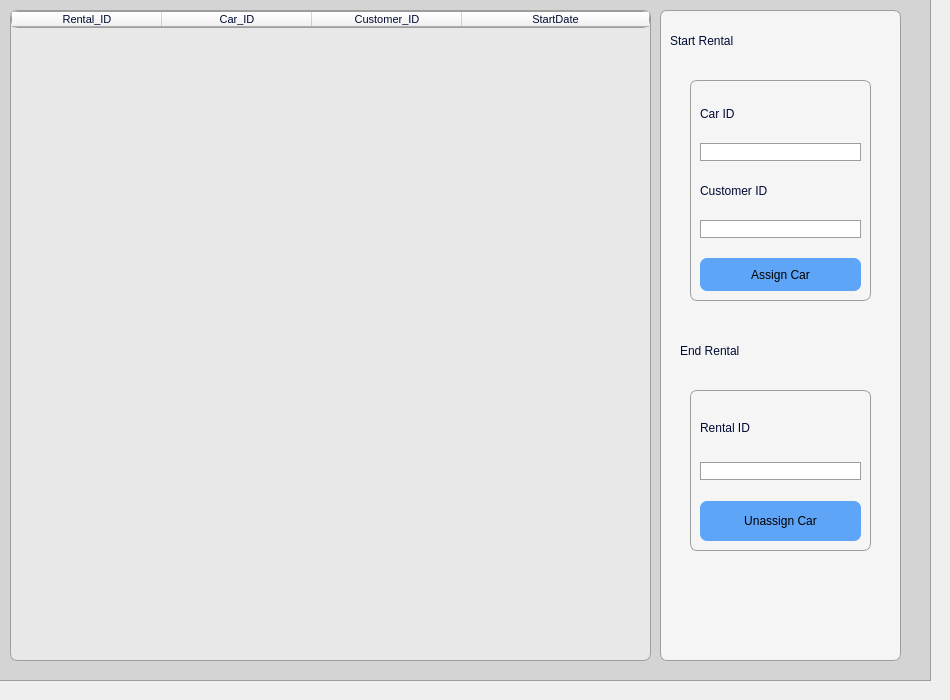
     <widget class="QWidget" name="rentals_page">
      <property name="styleSheet">
       <string notr="true">QFrame{
font: 600 10pt &quot;Segoe UI Semibold&quot;;
color: rgb(0, 10, 52);
 border: 1px solid rgb(157, 157, 157) ; /* Dark green border */
}
QStackedWidget{
 border: 0px solid rgb(157, 157, 157) ; /* Dark green border */

}

QLabel{
color: rgb(0, 10, 52);
 border: 0px solid rgb(157, 157, 157) ; /* Dark green border */
}
QLineEdit{
	background-color: rgb(255, 255, 255);
border-radius:10px;
color: rgb(0, 10, 52);
 border: 1px solid rgb(157, 157, 157) ; /* Dark green border */

}</string>
      </property>
      <widget class="QFrame" name="frame_15">
       <property name="geometry">
        <rect>
         <x>-10</x>
         <y>-10</y>
         <width>941</width>
         <height>691</height>
        </rect>
       </property>
       <property name="styleSheet">
        <string notr="true">background-color: rgb(212, 212, 212);</string>
       </property>
       <property name="frameShape">
        <enum>QFrame::StyledPanel</enum>
       </property>
       <property name="frameShadow">
        <enum>QFrame::Raised</enum>
       </property>
       <widget class="QTableWidget" name="rentalTable">
        <property name="geometry">
         <rect>
          <x>20</x>
          <y>20</y>
          <width>641</width>
          <height>651</height>
         </rect>
        </property>
        <property name="sizePolicy">
         <sizepolicy hsizetype="Expanding" vsizetype="Expanding">
          <horstretch>0</horstretch>
          <verstretch>0</verstretch>
         </sizepolicy>
        </property>
        <property name="font">
         <font>
          <family>Segoe UI</family>
          <pointsize>9</pointsize>
          <italic>false</italic>
          <bold>false</bold>
         </font>
        </property>
        <property name="cursor" stdset="0">
         <cursorShape>IBeamCursor</cursorShape>
        </property>
        <property name="autoFillBackground">
         <bool>false</bool>
        </property>
        <property name="styleSheet">
         <string notr="true">QWidget {
	background-color: rgb(245, 245, 245);
	border-radius: 7px;
color: rgb(0, 10, 52);
 }

QTableWidget{
	background-color: rgb(232, 232, 232);
	font: 9pt &quot;Segoe UI&quot;;

	color: rgb(0, 10, 52);

}

QTabWidget::tab-bar {
color: rgb(0, 10, 52);
 }

 QTabBar::tab {
  background: gray;
color: rgb(0, 10, 52);
  padding: 10px;
 }

 QTabBar::tab:selected {
  background: lightgray;
color: rgb(0, 10, 52);
 }</string>
        </property>
        <property name="sizeAdjustPolicy">
         <enum>QAbstractScrollArea::AdjustIgnored</enum>
        </property>
        <property name="editTriggers">
         <set>QAbstractItemView::NoEditTriggers</set>
        </property>
        <property name="showGrid">
         <bool>true</bool>
        </property>
        <property name="sortingEnabled">
         <bool>false</bool>
        </property>
        <attribute name="horizontalHeaderCascadingSectionResizes">
         <bool>false</bool>
        </attribute>
        <attribute name="horizontalHeaderDefaultSectionSize">
         <number>150</number>
        </attribute>
        <attribute name="horizontalHeaderShowSortIndicator" stdset="0">
         <bool>false</bool>
        </attribute>
        <attribute name="horizontalHeaderStretchLastSection">
         <bool>true</bool>
        </attribute>
        <column>
         <property name="text">
          <string>Rental_ID</string>
         </property>
         <property name="font">
          <font>
           <pointsize>8</pointsize>
          </font>
         </property>
        </column>
        <column>
         <property name="text">
          <string>Car_ID</string>
         </property>
         <property name="font">
          <font>
           <pointsize>8</pointsize>
          </font>
         </property>
        </column>
        <column>
         <property name="text">
          <string>Customer_ID</string>
         </property>
         <property name="font">
          <font>
           <pointsize>8</pointsize>
          </font>
         </property>
        </column>
        <column>
         <property name="text">
          <string>StartDate</string>
         </property>
         <property name="font">
          <font>
           <pointsize>8</pointsize>
          </font>
         </property>
        </column>
       </widget>
       <widget class="QFrame" name="frame_16">
        <property name="geometry">
         <rect>
          <x>670</x>
          <y>20</y>
          <width>241</width>
          <height>651</height>
         </rect>
        </property>
        <property name="styleSheet">
         <string notr="true">background-color: rgb(245, 245, 245);
border-radius: 7px;</string>
        </property>
        <property name="frameShape">
         <enum>QFrame::StyledPanel</enum>
        </property>
        <property name="frameShadow">
         <enum>QFrame::Raised</enum>
        </property>
        <widget class="QFrame" name="frame_17">
         <property name="geometry">
          <rect>
           <x>30</x>
           <y>70</y>
           <width>181</width>
           <height>221</height>
          </rect>
         </property>
         <property name="styleSheet">
          <string notr="true">QFrame{
font: 600 10pt &quot;Segoe UI Semibold&quot;;
color: rgb(0, 10, 52);
}

QLineEdit{
	background-color: rgb(255, 255, 255);
border-radius:10px;
color: rgb(0, 10, 52);
}</string>
         </property>
         <property name="frameShape">
          <enum>QFrame::StyledPanel</enum>
         </property>
         <property name="frameShadow">
          <enum>QFrame::Raised</enum>
         </property>
         <layout class="QVBoxLayout" name="verticalLayout_8">
          <item>
           <widget class="QLabel" name="label_22">
            <property name="text">
             <string>Car ID</string>
            </property>
           </widget>
          </item>
          <item>
           <widget class="QLineEdit" name="rentalCarID"/>
          </item>
          <item>
           <widget class="QLabel" name="label_23">
            <property name="text">
             <string>Customer ID</string>
            </property>
           </widget>
          </item>
          <item>
           <widget class="QLineEdit" name="rentalCustomerID"/>
          </item>
          <item>
           <widget class="QPushButton" name="rentalStartButton">
            <property name="sizePolicy">
             <sizepolicy hsizetype="Minimum" vsizetype="Minimum">
              <horstretch>0</horstretch>
              <verstretch>0</verstretch>
             </sizepolicy>
            </property>
            <property name="cursor">
             <cursorShape>PointingHandCursor</cursorShape>
            </property>
            <property name="styleSheet">
             <string notr="true">QPushButton{
background-color: rgb(95, 165, 247);
font: 600 10pt &quot;Segoe UI Semibold&quot;;
margin-top:14px;
}

QPushButton:hover{
	background-color: rgb(245, 245, 245);
	color: rgb(0, 162, 38);
	border: 1px solid rgb(0, 162, 38);
}</string>
            </property>
            <property name="text">
             <string>Assign Car</string>
            </property>
           </widget>
          </item>
         </layout>
        </widget>
        <widget class="QLabel" name="label_26">
         <property name="geometry">
          <rect>
           <x>10</x>
           <y>10</y>
           <width>111</width>
           <height>41</height>
          </rect>
         </property>
         <property name="text">
          <string>Start Rental</string>
         </property>
        </widget>
        <widget class="QFrame" name="frame_18">
         <property name="geometry">
          <rect>
           <x>30</x>
           <y>380</y>
           <width>181</width>
           <height>161</height>
          </rect>
         </property>
         <property name="styleSheet">
          <string notr="true">QFrame{
font: 600 10pt &quot;Segoe UI Semibold&quot;;
color: rgb(0, 10, 52);
}

QLineEdit{
	background-color: rgb(255, 255, 255);
border-radius:10px;
color: rgb(0, 10, 52);
}</string>
         </property>
         <property name="frameShape">
          <enum>QFrame::StyledPanel</enum>
         </property>
         <property name="frameShadow">
          <enum>QFrame::Raised</enum>
         </property>
         <layout class="QVBoxLayout" name="verticalLayout_9">
          <item>
           <widget class="QLabel" name="label_24">
            <property name="text">
             <string>Rental ID</string>
            </property>
           </widget>
          </item>
          <item>
           <widget class="QLineEdit" name="rentalRentalID"/>
          </item>
          <item>
           <widget class="QPushButton" name="rentalEndButton">
            <property name="sizePolicy">
             <sizepolicy hsizetype="Minimum" vsizetype="Minimum">
              <horstretch>0</horstretch>
              <verstretch>0</verstretch>
             </sizepolicy>
            </property>
            <property name="cursor">
             <cursorShape>PointingHandCursor</cursorShape>
            </property>
            <property name="styleSheet">
             <string notr="true">QPushButton{
background-color: rgb(95, 165, 247);
font: 600 10pt &quot;Segoe UI Semibold&quot;;
margin-top:15px;
}

QPushButton:hover{
	background-color: rgb(245, 245, 245);
	color: rgb(255, 0, 0);
	border: 1px solid rgb(255, 0, 0);
}

</string>
            </property>
            <property name="text">
             <string>Unassign Car</string>
            </property>
           </widget>
          </item>
         </layout>
        </widget>
        <widget class="QLabel" name="label_27">
         <property name="geometry">
          <rect>
           <x>20</x>
           <y>320</y>
           <width>111</width>
           <height>41</height>
          </rect>
         </property>
         <property name="text">
          <string>End Rental</string>
         </property>
        </widget>
       </widget>
      </widget>
     </widget>
